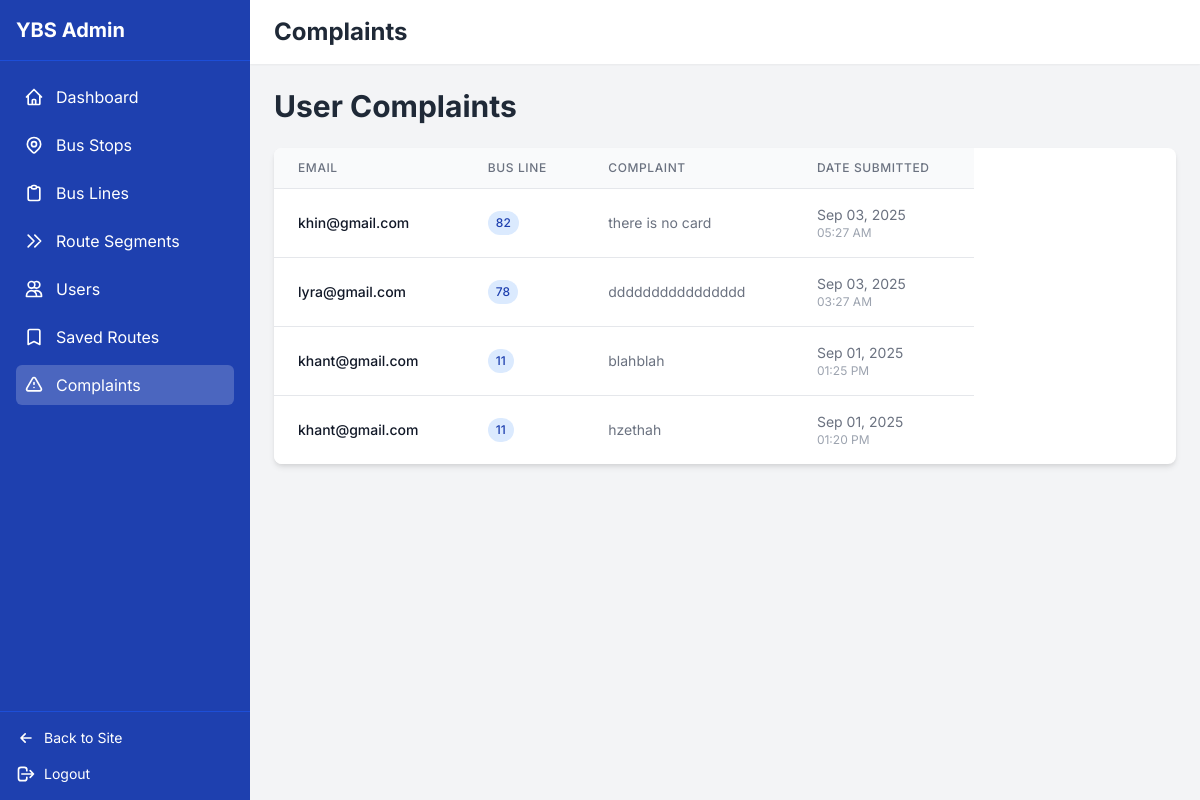
Screenshot of /complaints/ with the database file from the repository.
### bus_routes/models.py (models this page shows, shortened)
class Complaint(models.Model):
    email = models.EmailField(verbose_name="Email")
    bus_line = models.ForeignKey(BusLine, on_delete=models.SET_NULL, null=True, blank=True, verbose_name="Bus Line")
    message = models.TextField(verbose_name="Complaint Message")
    created_at = models.DateTimeField(auto_now_add=True, verbose_name="Date Submitted")
    class Meta:
        verbose_name = "Complaint"
        verbose_name_plural = "Complaints"
        ordering = ['-created_at']

class BusLine(models.Model):
    line_number = models.IntegerField(unique=True, verbose_name="Bus Line Number")
    description = models.TextField(blank=True, verbose_name="Description")
    def __str__(self):
        return str(self.line_number)
    class Meta:
        verbose_name = "Bus Line"
        verbose_name_plural = "Bus Lines"

### bus_routes/views.py (the view)
# urls.py: path('complaints/', views.complaints_view, name='admin_complaints'),
def complaints_view(request):
    complaints = Complaint.objects.all().order_by('-created_at')
    context = {
        'complaints': complaints,
        'active_tab': 'complaints'
    }
    return render(request, 'admin_complaints.html', context)

### templates/admin_complaints.html (shortened to what this page needs)
{% extends "admin_dashboard.html" %}
{% block header_title %}Complaints{% endblock %}
{% block content %}
<div class="mb-4 sm:mb-6">
    <h2 class="text-2xl sm:text-3xl font-bold text-gray-800">User Complaints</h2>
</div>
<div class="card bg-white overflow-hidden">
    <div class="overflow-x-auto -webkit-overflow-scrolling-touch">
        <table class="min-w-full divide-y divide-gray-200" style="min-width: 700px;">
            <thead class="bg-gray-50">
                <tr>
                    <th scope="col" class="px-3 sm:px-6 py-3 text-left text-xs font-medium text-gray-500 uppercase tracking-wider">Email</th>
                    <th scope="col" class="px-3 sm:px-6 py-3 text-left text-xs font-medium text-gray-500 uppercase tracking-wider">Bus Line</th>
                    <th scope="col" class="px-3 sm:px-6 py-3 text-left text-xs font-medium text-gray-500 uppercase tracking-wider">Complaint</th>
                    <th scope="col" class="px-3 sm:px-6 py-3 text-left text-xs font-medium text-gray-500 uppercase tracking-wider">Date Submitted</th>
                </tr>
            </thead>
            <tbody class="bg-white divide-y divide-gray-200">
                {% for complaint in complaints %}
                <tr class="hover:bg-gray-50">
                    <td class="px-3 sm:px-6 py-4 text-sm font-medium text-gray-900">
                        <div class="max-w-xs truncate">{{ complaint.email }}</div>
                    </td>
                    <td class="px-3 sm:px-6 py-4 whitespace-nowrap text-sm text-gray-500">
                        <span class="inline-flex items-center px-2 py-1 rounded-full text-xs font-medium bg-blue-100 text-blue-800">
                            {{ complaint.bus_line }}
                        </span>
                    </td>
                    <td class="px-3 sm:px-6 py-4 text-sm text-gray-500">
                        <div class="max-w-md">
                            <div class="line-clamp-2 whitespace-pre-wrap">{{ complaint.message }}</div>
                        </div>
                    </td>
                    <td class="px-3 sm:px-6 py-4 whitespace-nowrap text-sm text-gray-500">
                        <div class="flex flex-col">
                            <span>{{ complaint.created_at|date:"M d, Y" }}</span>
                            <span class="text-xs text-gray-400">{{ complaint.created_at|date:"h:i A" }}</span>
                        </div>
                    </td>
                </tr>
                {% endfor %}
            </tbody>
        </table>
    </div>
</div>
{% endblock %}

### templates/admin_dashboard.html (style rules this page uses)
body { font-family: 'Inter', sans-serif; background-color: #f3f4f6; }
.card { transition: all 0.3s ease; border-radius: 0.5rem; overflow: hidden; box-shadow: 0 4px 6px -1px rgba(0, 0, 0, 0.1), 0 2px 4px -1px rgba(0, 0, 0, 0.06); }

### templates/admin_complaints.html (style rules this page uses)
.line-clamp-2 { display: -webkit-box; -webkit-line-clamp: 2; -webkit-box-orient: vertical; overflow: hidden; }

### rows the page displays
Complaint: email "khin@gmail.com", bus_line "82", message "there is no card", created_at "Sep 03, 2025", created_at "05:27 AM"
Complaint: email "lyra@gmail.com", bus_line "78", message "dddddddddddddddd", created_at "Sep 03, 2025", created_at "03:27 AM"
Complaint: email "khant@gmail.com", bus_line "11", message "blahblah", created_at "Sep 01, 2025", created_at "01:25 PM"
Complaint: email "khant@gmail.com", bus_line "11", message "hzethah", created_at "Sep 01, 2025", created_at "01:20 PM"
